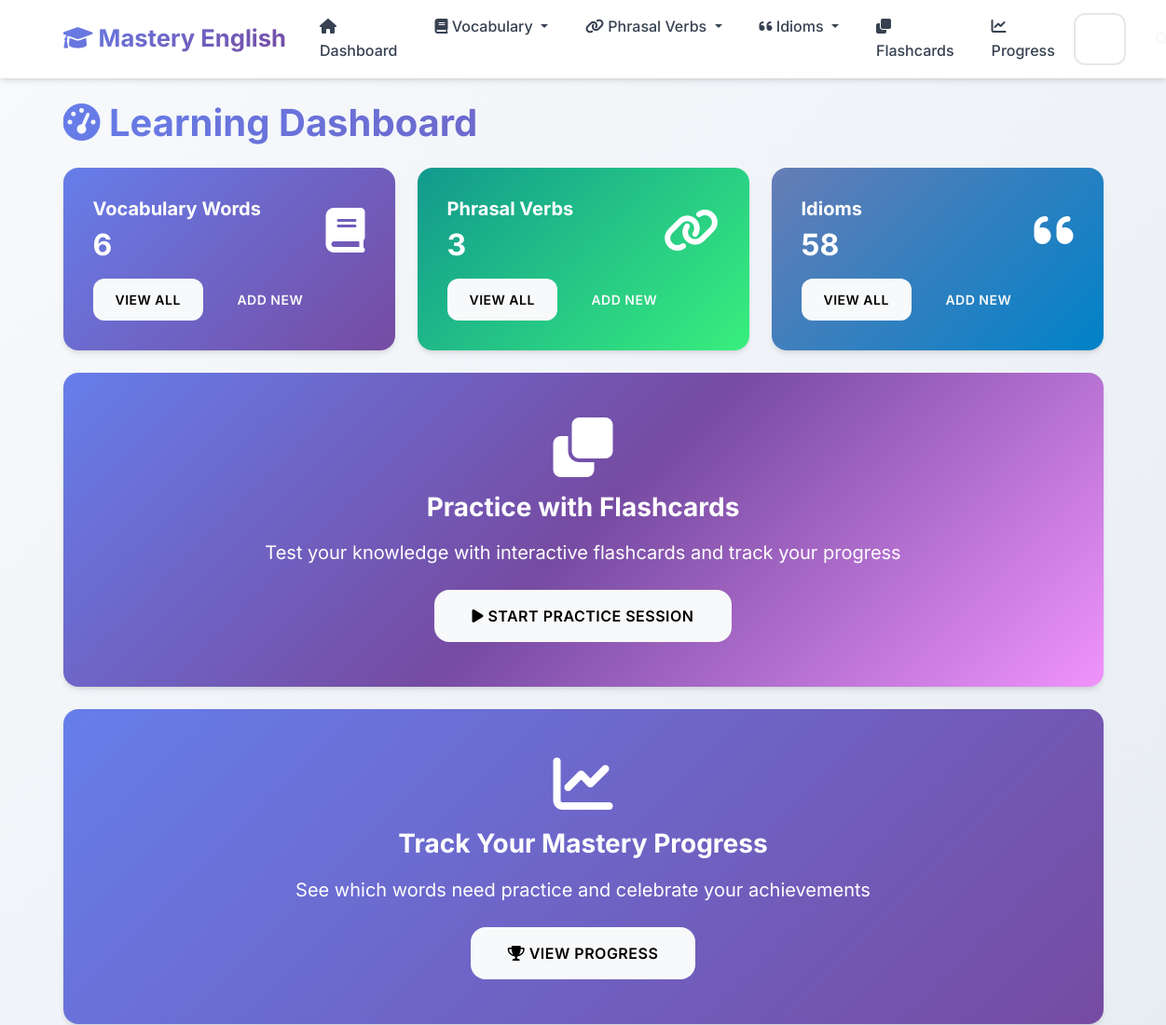
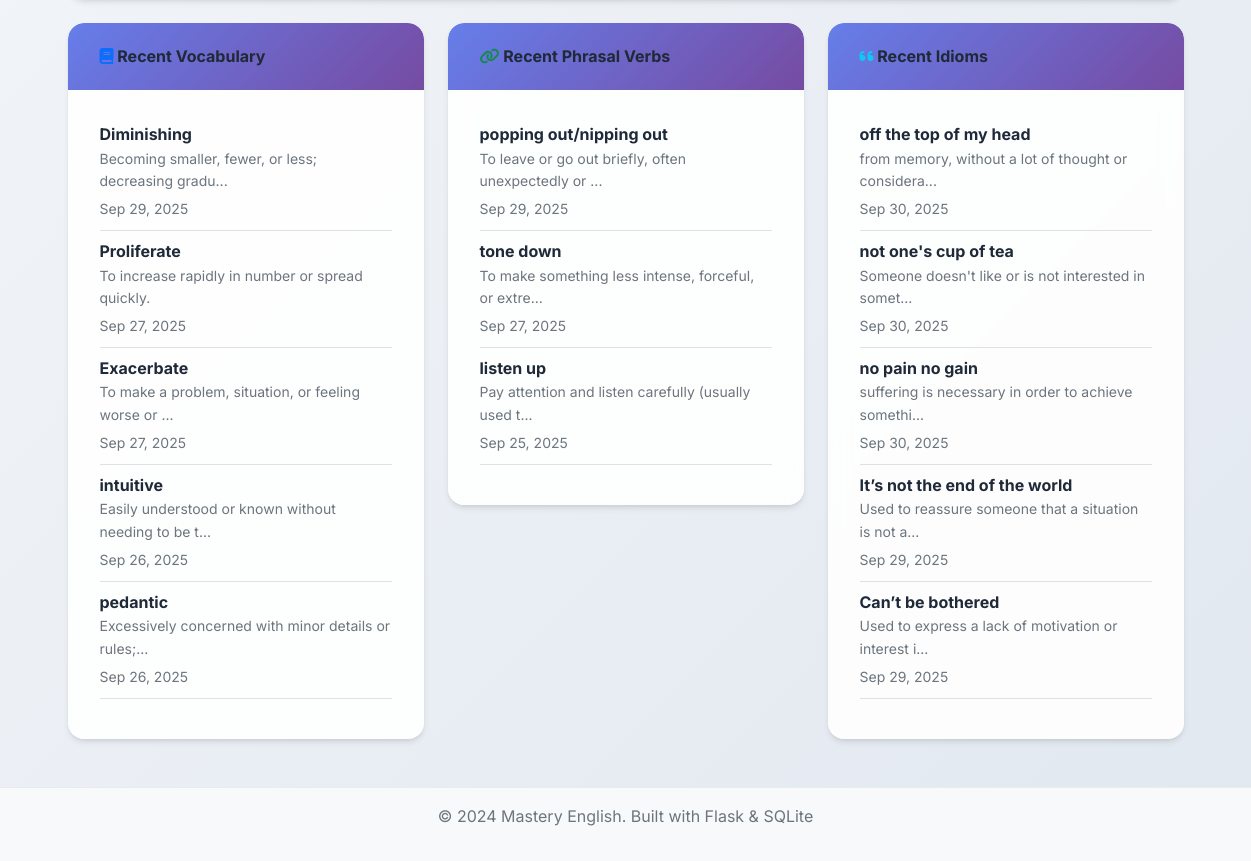
The page / on the database its author committed (2 pictures, top to bottom).
### app.py (models this page shows, shortened)
class VocabularyWord(db.Model):
    __tablename__ = 'vocabulary_words'
    id = db.Column(db.Integer, primary_key=True)
    word = db.Column(db.String(100), nullable=False)
    definition = db.Column(db.Text, nullable=False)
    example_sentence = db.Column(db.Text)
    pronunciation = db.Column(db.String(100))
    part_of_speech = db.Column(db.String(50))
    difficulty_level = db.Column(db.String(20), default='medium')
    date_added = db.Column(db.DateTime, default=datetime.utcnow)
    times_practiced = db.Column(db.Integer, default=0)
    last_practiced = db.Column(db.DateTime)
    mastery_level = db.Column(db.Integer, default=0)

class PhrasalVerb(db.Model):
    __tablename__ = 'phrasal_verbs'
    id = db.Column(db.Integer, primary_key=True)
    phrasal_verb = db.Column(db.String(100), nullable=False)
    meaning = db.Column(db.Text, nullable=False)
    example_sentence = db.Column(db.Text)
    separable = db.Column(db.Boolean, default=False)
    difficulty_level = db.Column(db.String(20), default='medium')
    date_added = db.Column(db.DateTime, default=datetime.utcnow)
    times_practiced = db.Column(db.Integer, default=0)
    last_practiced = db.Column(db.DateTime)
    mastery_level = db.Column(db.Integer, default=0)

class Idiom(db.Model):
    __tablename__ = 'idioms'
    id = db.Column(db.Integer, primary_key=True)
    idiom = db.Column(db.String(200), nullable=False)
    meaning = db.Column(db.Text, nullable=False)
    example_sentence = db.Column(db.Text)
    origin = db.Column(db.Text)
    difficulty_level = db.Column(db.String(20), default='medium')
    date_added = db.Column(db.DateTime, default=datetime.utcnow)
    times_practiced = db.Column(db.Integer, default=0)
    last_practiced = db.Column(db.DateTime)
    mastery_level = db.Column(db.Integer, default=0)

### app.py (the view)
@app.route('/')
def index():
    vocab_count = VocabularyWord.query.count()
    phrasal_count = PhrasalVerb.query.count()
    idiom_count = Idiom.query.count()
    recent_vocab = VocabularyWord.query.order_by(VocabularyWord.date_added.desc()).limit(5).all()
    recent_phrasal = PhrasalVerb.query.order_by(PhrasalVerb.date_added.desc()).limit(5).all()
    recent_idioms = Idiom.query.order_by(Idiom.date_added.desc()).limit(5).all()
    return render_template('index.html',
                         vocab_count=vocab_count,
                         phrasal_count=phrasal_count,
                         idiom_count=idiom_count,
                         recent_vocab=recent_vocab,
                         recent_phrasal=recent_phrasal,
                         recent_idioms=recent_idioms)

### templates/index.html (shortened to what this page needs)
{% extends "base.html" %}
{% block content %}
<div class="row">
    <div class="col-12">
        <h1 class="mb-4">
            <i class="fas fa-tachometer-alt"></i> Learning Dashboard
        </h1>
    </div>
</div>
<div class="row mb-4">
    <div class="col-md-4">
        <div class="card dashboard-card text-white" style="background: var(--gradient-primary);">
            <div class="card-body">
                <div class="d-flex justify-content-between">
                    <div>
                        <h5 class="card-title text-white">Vocabulary Words</h5>
                        <h2 class="mb-0 text-white">{{ vocab_count }}</h2>
                    </div>
                    <div class="align-self-center floating-element">
                        <i class="fas fa-book fa-3x"></i>
                    </div>
                </div>
                <div class="mt-3">
                    <a href="{{ url_for('vocabulary_list') }}" class="btn btn-light btn-sm me-2">View All</a>
                    <a href="{{ url_for('add_vocabulary') }}" class="btn btn-outline-light btn-sm">Add New</a>
                </div>
            </div>
        </div>
    </div>
    <div class="col-md-4">
        <div class="card dashboard-card text-white" style="background: var(--gradient-success);">
            <div class="card-body">
                <div class="d-flex justify-content-between">
                    <div>
                        <h5 class="card-title text-white">Phrasal Verbs</h5>
                        <h2 class="mb-0 text-white">{{ phrasal_count }}</h2>
                    </div>
                    <div class="align-self-center floating-element">
                        <i class="fas fa-link fa-3x"></i>
                    </div>
                </div>
                <div class="mt-3">
                    <a href="{{ url_for('phrasal_verbs_list') }}" class="btn btn-light btn-sm me-2">View All</a>
                    <a href="{{ url_for('add_phrasal_verb') }}" class="btn btn-outline-light btn-sm">Add New</a>
                </div>
            </div>
        </div>
    </div>
    <div class="col-md-4">
        <div class="card dashboard-card text-white" style="background: var(--gradient-info);">
            <div class="card-body">
                <div class="d-flex justify-content-between">
                    <div>
                        <h5 class="card-title text-white">Idioms</h5>
                        <h2 class="mb-0 text-white">{{ idiom_count }}</h2>
                    </div>
                    <div class="align-self-center floating-element">
                        <i class="fas fa-quote-left fa-3x"></i>
                    </div>
                </div>
                <div class="mt-3">
                    <a href="{{ url_for('idioms_list') }}" class="btn btn-light btn-sm me-2">View All</a>
                    <a href="{{ url_for('add_idiom') }}" class="btn btn-outline-light btn-sm">Add New</a>
                </div>
            </div>
        </div>
    </div>
</div>
<div class="row mb-4">
    <div class="col-12">
        <div class="card dashboard-card" style="background: var(--gradient-hero); color: white;">
            <div class="card-body text-center py-5">
                <div class="floating-element">
                    <i class="fas fa-clone fa-4x mb-3"></i>
                </div>
                <h3 class="card-title text-white mb-3">
                    Practice with Flashcards
                </h3>
                <p class="card-text text-white fs-5 mb-4">Test your knowledge with interactive flashcards and track your progress</p>
                <a href="{{ url_for('flashcards_menu') }}" class="btn btn-light btn-lg pulse-primary">
                    <i class="fas fa-play"></i> Start Practice Session
                </a>
            </div>
        </div>
    </div>
</div>
<div class="row mb-4">
    <div class="col-12">
        <div class="card dashboard-card" style="background: linear-gradient(135deg, #667eea 0%, #764ba2 100%); color: white;">
            <div class="card-body text-center py-5">
                <div class="floating-element">
                    <i class="fas fa-chart-line fa-4x mb-3"></i>
                </div>
                <h3 class="card-title text-white mb-3">
                    Track Your Mastery Progress
                </h3>
                <p class="card-text text-white fs-5 mb-4">See which words need practice and celebrate your achievements</p>
                <a href="{{ url_for('progress') }}" class="btn btn-light btn-lg pulse-primary">
                    <i class="fas fa-trophy"></i> View Progress
                </a>
            </div>
        </div>
    </div>
</div>
<div class="row">
    <div class="col-md-4">
        <div class="card">
            <div class="card-header">
                <h6 class="mb-0">
                    <i class="fas fa-book text-primary"></i> Recent Vocabulary
                </h6>
            </div>
            <div class="card-body">
                {% if recent_vocab %}
                    {% for word in recent_vocab %}
                        <div class="border-bottom pb-2 mb-2">
                            <strong>{{ word.word }}</strong>
                            <p class="mb-1 text-muted small">{{ word.definition[:50] }}{% if word.definition|length > 50 %}...{% endif %}</p>
                            <small class="text-muted">{{ word.date_added.strftime('%b %d, %Y') }}</small>
                        </div>
                    {% endfor %}
                {% else %}
                    <p class="text-muted">No vocabulary words yet.</p>
                {% endif %}
            </div>
        </div>
    </div>
    <div class="col-md-4">
        <div class="card">
            <div class="card-header">
                <h6 class="mb-0">
                    <i class="fas fa-link text-success"></i> Recent Phrasal Verbs
                </h6>
            </div>
            <div class="card-body">
                {% if recent_phrasal %}
                    {% for phrasal in recent_phrasal %}
                        <div class="border-bottom pb-2 mb-2">
                            <strong>{{ phrasal.phrasal_verb }}</strong>
                            <p class="mb-1 text-muted small">{{ phrasal.meaning[:50] }}{% if phrasal.meaning|length > 50 %}...{% endif %}</p>
                            <small class="text-muted">{{ phrasal.date_added.strftime('%b %d, %Y') }}</small>
                        </div>
                    {% endfor %}
                {% else %}
                    <p class="text-muted">No phrasal verbs yet.</p>
                {% endif %}
            </div>
        </div>
    </div>
    <div class="col-md-4">
        <div class="card">
            <div class="card-header">
                <h6 class="mb-0">
                    <i class="fas fa-quote-left text-info"></i> Recent Idioms
                </h6>
            </div>
            <div class="card-body">
                {% if recent_idioms %}
                    {% for idiom in recent_idioms %}
                        <div class="border-bottom pb-2 mb-2">
                            <strong>{{ idiom.idiom }}</strong>
                            <p class="mb-1 text-muted small">{{ idiom.meaning[:50] }}{% if idiom.meaning|length > 50 %}...{% endif %}</p>
                            <small class="text-muted">{{ idiom.date_added.strftime('%b %d, %Y') }}</small>
                        </div>
                    {% endfor %}
                {% else %}
                    <p class="text-muted">No idioms yet.</p>
                {% endif %}
            </div>
        </div>
    </div>
</div>
{% endblock %}

### static/css/style.css (style rules this page uses)
:root { --primary-color: #6366f1; --primary-dark: #4f46e5; --primary-light: #8b5cf6; --success-color: #10b981; --success-dark: #059669; --info-color: #06b6d4; --info-dark: #0891b2; --warning-color: #f59e0b; --warning-dark: #d97706; --danger-color: #ef4444; --danger-dark: #dc2626; --light-color: #f8fafc; --dark-color: #1e293b; --gray-50: #f9fafb; --gray-100: #f3f4f6; --gray-200: #e5e7eb; --gray-300: #d1d5db; --gray-400: #9ca3af; --gray-500: #6b7280; --gray-600: #4b5563; --gray-700: #374151; --gray-800: #1f2937; --gray-900: #111827; --gradient-primary: linear-gradient(135deg, #667eea 0%, #764ba2 100%); --gradient-success: linear-gradient(135deg, #11998e 0%, #38ef7d 100%); --gradient-info: linear-gradient(135deg, #667db6 0%, #0082c8 100%); --gradient-warning: linear-gradient(135deg, #f093fb 0%, #f5576c 100%); --gradient-hero: linear-gradient(135deg, #667eea 0%, #764ba2 50%, #f093fb 100%); --shadow-sm: 0 1px 2px 0 rgba(0, 0, 0, 0.05); --shadow: 0 4px 6px -1px rgba(0, 0, 0, 0.1), 0 2px 4px -1px rgba(0, 0, 0, 0.06); --shadow-md: 0 10px 15px -3px rgba(0, 0, 0, 0.1), 0 4px 6px -2px rgba(0, 0, 0, 0.05); --shadow-lg: 0 20px 25px -5px rgba(0, 0, 0, 0.1), 0 10px 10px -5px rgba(0, 0, 0, 0.04); --shadow-xl: 0 25px 50px -12px rgba(0, 0, 0, 0.25); }
body { font-family: 'Inter', 'Segoe UI', -apple-system, BlinkMacSystemFont, sans-serif; background: linear-gradient(135deg, #f8fafc 0%, #e2e8f0 100%); min-height: 100vh; line-height: 1.6; color: var(--gray-800); }
.card { border: none; border-radius: 16px; background: rgba(255, 255, 255, 0.9); backdrop-filter: blur(10px); box-shadow: var(--shadow); transition: all 0.4s cubic-bezier(0.4, 0, 0.2, 1); position: relative; overflow: hidden; }
.card::before { content: ''; position: absolute; top: 0; left: 0; width: 100%; height: 2px; background: var(--gradient-primary); transform: scaleX(0); transition: transform 0.3s ease; }
.card-header { background: var(--gradient-primary); color: white; border-bottom: none; border-radius: 16px 16px 0 0 !important; padding: 1.5rem 2rem; font-weight: 600; }
.card-body { padding: 2rem; }
.btn { border-radius: 12px; font-weight: 600; padding: 0.75rem 1.5rem; text-transform: uppercase; letter-spacing: 0.5px; font-size: 0.875rem; transition: all 0.3s cubic-bezier(0.4, 0, 0.2, 1); position: relative; overflow: hidden; border: none; }
.btn::before { content: ''; position: absolute; top: 0; left: -100%; width: 100%; height: 100%; background: linear-gradient(90deg, transparent, rgba(255,255,255,0.2), transparent); transition: left 0.5s; }
.btn-lg { padding: 1rem 2.5rem; font-size: 1rem; border-radius: 16px; }
.dashboard-card { transition: all 0.4s cubic-bezier(0.4, 0, 0.2, 1); position: relative; overflow: hidden; }
.dashboard-card::before { content: ''; position: absolute; top: 0; left: 0; width: 100%; height: 4px; background: var(--gradient-primary); transform: scaleX(0); transition: transform 0.3s ease; }
h1, h2, h3, h4, h5, h6 { font-weight: 700; color: var(--gray-800); }
h1 { background: var(--gradient-primary); -webkit-background-clip: text; -webkit-text-fill-color: transparent; background-clip: text; }
.fa, .fas, .far { transition: all 0.3s ease; }
.floating-element { animation: float 3s ease-in-out infinite; }
.pulse-primary { animation: pulse 2s infinite; }

### rows shown on the page
VocabularyWord: word "Diminishing", definition "Becoming smaller, fewer, or less; decreasing gradu", date_added "Sep 29, 2025"
VocabularyWord: word "Proliferate", definition "To increase rapidly in number or spread quickly.", date_added "Sep 27, 2025"
VocabularyWord: word "Exacerbate", definition "To make a problem, situation, or feeling worse or", date_added "Sep 27, 2025"
VocabularyWord: word "intuitive", definition "Easily understood or known without needing to be t", date_added "Sep 26, 2025"
VocabularyWord: word "pedantic", definition "Excessively concerned with minor details or rules;", date_added "Sep 26, 2025"
PhrasalVerb: phrasal_verb "popping out/nipping out", meaning "To leave or go out briefly, often unexpectedly or", date_added "Sep 29, 2025"
PhrasalVerb: phrasal_verb "tone down", meaning "To make something less intense, forceful, or extre", date_added "Sep 27, 2025"
PhrasalVerb: phrasal_verb "listen up", meaning "Pay attention and listen carefully (usually used t", date_added "Sep 25, 2025"
Idiom: idiom "off the top of my head", meaning "from memory, without a lot of thought or considera", date_added "Sep 30, 2025"
Idiom: idiom "not one's cup of tea", meaning "Someone doesn't like or is not interested in somet", date_added "Sep 30, 2025"
Idiom: idiom "no pain no gain", meaning "suffering is necessary in order to achieve somethi", date_added "Sep 30, 2025"
Idiom: idiom "It’s not the end of the world", meaning "Used to reassure someone that a situation is not a", date_added "Sep 29, 2025"
Idiom: idiom "Can’t be bothered", meaning "Used to express a lack of motivation or interest i", date_added "Sep 29, 2025"

### other values the page prints
{{ vocab_count }} "6"
{{ phrasal_count }} "3"
{{ idiom_count }} "58"
